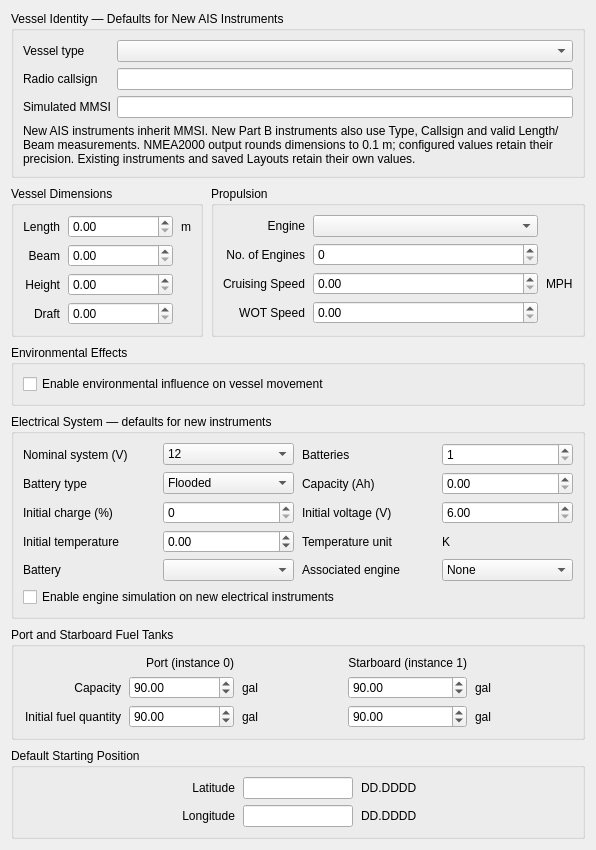
<widget class="QWidget" name="vesselScrollContents">
      <layout class="QVBoxLayout" name="vesselGroupsLayout">
       <property name="spacing">
        <number>8</number>
       </property>
       <item>
        <widget class="QGroupBox" name="vesselIdentityGroup">
         <property name="title"><string>Vessel Identity — Defaults for New AIS Instruments</string></property>
         <layout class="QFormLayout" name="vesselIdentityLayout">
          <item row="0" column="0"><widget class="QLabel" name="labelVesselType"><property name="text"><string>Vessel type</string></property><property name="buddy"><cstring>vesselType</cstring></property></widget></item>
          <item row="0" column="1"><widget class="QComboBox" name="vesselType"/></item>
          <item row="1" column="0"><widget class="QLabel" name="labelRadioCallsign"><property name="text"><string>Radio callsign</string></property><property name="buddy"><cstring>radioCallsign</cstring></property></widget></item>
          <item row="1" column="1"><widget class="QLineEdit" name="radioCallsign"/></item>
          <item row="2" column="0"><widget class="QLabel" name="labelVesselMmsi"><property name="text"><string>Simulated MMSI</string></property><property name="buddy"><cstring>vesselMmsi</cstring></property></widget></item>
          <item row="2" column="1"><widget class="QLineEdit" name="vesselMmsi"/></item>
          <item row="3" column="0" colspan="2"><widget class="QLabel" name="aisDefaultsNotice"><property name="text"><string>New AIS instruments inherit MMSI. New Part B instruments also use Type, Callsign and valid Length/Beam measurements. NMEA2000 output rounds dimensions to 0.1 m; configured values retain their precision. Existing instruments and saved Layouts retain their own values.</string></property><property name="wordWrap"><bool>true</bool></property></widget></item>
         </layout>
        </widget>
       </item>
       <item>
        <layout class="QHBoxLayout" name="vesselTopGroups">
         <item>
          <widget class="QGroupBox" name="vesselDimensionsGroup">
           <property name="title">
            <string>Vessel Dimensions</string>
           </property>
           <layout class="QGridLayout" name="vesselDimensionsGroupLayout">
            <property name="horizontalSpacing"><number>8</number></property>
            <property name="verticalSpacing"><number>6</number></property>
            <item row="0" column="0">
             <widget class="QLabel" name="labelLength">
              <property name="text">
               <string>Length</string>
              </property>
              <property name="alignment">
               <set>Qt::AlignmentFlag::AlignRight|Qt::AlignmentFlag::AlignTrailing|Qt::AlignmentFlag::AlignVCenter</set>
              </property>
             </widget>
            </item>
            <item row="0" column="1">
             <widget class="VesselValueSpinBox" name="doubleSpinBoxLength">
              <property name="minimumSize">
               <size>
                <width>105</width>
                <height>0</height>
               </size>
              </property>
              <property name="maximum">
               <double>1000000000.000000000000</double>
              </property>
             </widget>
            </item>
            <item row="1" column="0">
             <widget class="QLabel" name="labelBeam">
              <property name="text">
               <string>Beam</string>
              </property>
              <property name="alignment">
               <set>Qt::AlignmentFlag::AlignRight|Qt::AlignmentFlag::AlignTrailing|Qt::AlignmentFlag::AlignVCenter</set>
              </property>
             </widget>
            </item>
            <item row="1" column="1">
             <widget class="VesselValueSpinBox" name="doubleSpinBoxBeam">
              <property name="minimumSize">
               <size>
                <width>105</width>
                <height>0</height>
               </size>
              </property>
              <property name="maximum">
               <double>1000000000.000000000000</double>
              </property>
             </widget>
            </item>
            <item row="2" column="0">
             <widget class="QLabel" name="labelHeight">
              <property name="text">
               <string>Height</string>
              </property>
              <property name="alignment">
               <set>Qt::AlignmentFlag::AlignRight|Qt::AlignmentFlag::AlignTrailing|Qt::AlignmentFlag::AlignVCenter</set>
              </property>
             </widget>
            </item>
            <item row="2" column="1">
             <widget class="VesselValueSpinBox" name="doubleSpinBoxHeight">
              <property name="minimumSize">
               <size>
                <width>105</width>
                <height>0</height>
               </size>
              </property>
              <property name="maximum">
               <double>1000000000.000000000000</double>
              </property>
             </widget>
            </item>
            <item row="3" column="0">
             <widget class="QLabel" name="labelHeight_2">
              <property name="text">
               <string>Draft</string>
              </property>
              <property name="alignment">
               <set>Qt::AlignmentFlag::AlignRight|Qt::AlignmentFlag::AlignTrailing|Qt::AlignmentFlag::AlignVCenter</set>
              </property>
             </widget>
            </item>
            <item row="3" column="1">
             <widget class="VesselValueSpinBox" name="doubleSpinBoxDraft">
              <property name="minimumSize">
               <size>
                <width>105</width>
                <height>0</height>
               </size>
              </property>
              <property name="maximum">
               <double>1000000000.000000000000</double>
              </property>
             </widget>
            </item>
            <item row="0" column="2">
             <widget class="QLabel" name="labelUnitsLBHD">
              <property name="text">
               <string>m</string>
              </property>
             </widget>
            </item>
           </layout>
          </widget>
         </item>
         <item>
          <widget class="QGroupBox" name="vesselPropulsionGroup">
           <property name="title">
            <string>Propulsion</string>
           </property>
           <layout class="QGridLayout" name="vesselPropulsionGroupLayout">
            <property name="horizontalSpacing"><number>8</number></property>
            <property name="verticalSpacing"><number>6</number></property>
            <item row="0" column="0">
             <widget class="QLabel" name="labelVesselEngine">
              <property name="text">
               <string>Engine</string>
              </property>
              <property name="alignment">
               <set>Qt::AlignmentFlag::AlignRight|Qt::AlignmentFlag::AlignTrailing|Qt::AlignmentFlag::AlignVCenter</set>
              </property>
             </widget>
            </item>
            <item row="0" column="1">
             <widget class="QComboBox" name="comboBoxVesselEngine">
              <property name="minimumSize">
               <size>
                <width>225</width>
                <height>0</height>
               </size>
              </property>
              <property name="maximumSize">
               <size>
                <width>225</width>
                <height>16777215</height>
               </size>
              </property>
             </widget>
            </item>
            <item row="1" column="0">
             <widget class="QLabel" name="labelVesselNumerEngines">
              <property name="text">
               <string>No. of Engines</string>
              </property>
              <property name="alignment">
               <set>Qt::AlignmentFlag::AlignRight|Qt::AlignmentFlag::AlignTrailing|Qt::AlignmentFlag::AlignVCenter</set>
              </property>
             </widget>
            </item>
            <item row="1" column="1">
             <widget class="QSpinBox" name="spinBoxVesselNumEngines">
              <property name="minimumSize">
               <size>
                <width>50</width>
                <height>0</height>
               </size>
              </property>
              <property name="maximum">
               <number>8</number>
              </property>
             </widget>
            </item>
            <item row="2" column="0">
             <widget class="QLabel" name="labelVesselCrusingSpeed">
              <property name="text">
               <string>Cruising Speed</string>
              </property>
              <property name="alignment">
               <set>Qt::AlignmentFlag::AlignRight|Qt::AlignmentFlag::AlignTrailing|Qt::AlignmentFlag::AlignVCenter</set>
              </property>
             </widget>
            </item>
            <item row="2" column="1">
             <widget class="VesselValueSpinBox" name="doubleSpinBoxCrusingSpeed">
              <property name="singleStep">
               <double>1.000000000000000</double>
              </property>
              <property name="minimumSize">
               <size>
                <width>105</width>
                <height>0</height>
               </size>
              </property>
              <property name="maximum">
               <double>1000000000.000000000000</double>
              </property>
             </widget>
            </item>
            <item row="3" column="0">
             <widget class="QLabel" name="labelVesselWotSpeed">
              <property name="text">
               <string>WOT Speed</string>
              </property>
              <property name="alignment">
               <set>Qt::AlignmentFlag::AlignRight|Qt::AlignmentFlag::AlignTrailing|Qt::AlignmentFlag::AlignVCenter</set>
              </property>
             </widget>
            </item>
            <item row="3" column="1">
             <widget class="VesselValueSpinBox" name="doubleSpinBoxWotSpeed">
              <property name="singleStep">
               <double>1.000000000000000</double>
              </property>
              <property name="minimumSize">
               <size>
                <width>105</width>
                <height>0</height>
               </size>
              </property>
              <property name="maximum">
               <double>1000000000.000000000000</double>
              </property>
             </widget>
            </item>
            <item row="2" column="2">
             <widget class="QLabel" name="labelUnitsWotSpeed">
              <property name="text">
               <string>MPH</string>
              </property>
             </widget>
            </item>
           </layout>
          </widget>
         </item>
        </layout>
       </item>
       <item>
        <widget class="QGroupBox" name="environmentalEffectsGroup">
          <property name="title"><string>Environmental Effects</string></property>
          <layout class="QVBoxLayout" name="environmentalEffectsLayout">
           <item><widget class="QCheckBox" name="environmentalInfluence">
            <property name="text"><string>Enable environmental influence on vessel movement</string></property>
            <property name="toolTip"><string>Optional representative wind drift and wave attitude. Uses valid Weather Generator measurements; does not start movement or Sending. Water current and wind-induced yaw are not simulated.</string></property>
           </widget></item>
          </layout>
         </widget>
        </item>
        <item>
         <widget class="QGroupBox" name="vesselElectricalGroup">
         <property name="title">
          <string>Electrical System — defaults for new instruments</string>
         </property>
         <layout class="QGridLayout" name="vesselElectricalLayout">
          <property name="horizontalSpacing">
           <number>8</number>
          </property>
          <property name="verticalSpacing">
           <number>6</number>
          </property>
          <item row="0" column="0">
           <widget class="QLabel" name="electricalLabel0a">
            <property name="text">
             <string>Nominal system (V)</string>
            </property>
           </widget>
          </item>
          <item row="0" column="1">
           <widget class="QComboBox" name="electricalNominal">
            <item>
             <property name="text">
              <string>12</string>
             </property>
            </item>
            <item>
             <property name="text">
              <string>24</string>
             </property>
            </item>
           </widget>
          </item>
          <item row="0" column="2">
           <widget class="QLabel" name="electricalLabel0b">
            <property name="text">
             <string>Batteries</string>
            </property>
           </widget>
          </item>
          <item row="0" column="3">
           <widget class="QSpinBox" name="electricalCount">
            <property name="minimum">
             <number>1</number>
            </property>
            <property name="maximum">
             <number>8</number>
            </property>
           </widget>
          </item>
          <item row="1" column="0">
           <widget class="QLabel" name="electricalLabel1a">
            <property name="text">
             <string>Battery type</string>
            </property>
           </widget>
          </item>
          <item row="1" column="1">
           <widget class="QComboBox" name="electricalType">
            <item>
             <property name="text">
              <string>Flooded</string>
             </property>
            </item>
            <item>
             <property name="text">
              <string>Gel</string>
             </property>
            </item>
            <item>
             <property name="text">
              <string>AGM</string>
             </property>
            </item>
           </widget>
          </item>
          <item row="1" column="2">
           <widget class="QLabel" name="electricalLabel1b">
            <property name="text">
             <string>Capacity (Ah)</string>
            </property>
           </widget>
          </item>
          <item row="1" column="3">
           <widget class="VesselValueSpinBox" name="electricalCapacity">
            <property name="minimum">
             <number>0</number>
            </property>
            <property name="maximum">
             <number>10000</number>
            </property>
           </widget>
          </item>
          <item row="2" column="0">
           <widget class="QLabel" name="electricalLabel2a">
            <property name="text">
             <string>Initial charge (%)</string>
            </property>
           </widget>
          </item>
          <item row="2" column="1">
           <widget class="QSpinBox" name="electricalSoc">
            <property name="minimum">
             <number>0</number>
            </property>
            <property name="maximum">
             <number>100</number>
            </property>
           </widget>
          </item>
          <item row="2" column="2">
           <widget class="QLabel" name="electricalLabel2b">
            <property name="text">
             <string>Initial voltage (V)</string>
            </property>
           </widget>
          </item>
          <item row="2" column="3">
           <widget class="VesselValueSpinBox" name="electricalVoltage">
            <property name="minimum">
             <number>6</number>
            </property>
            <property name="maximum">
             <number>32</number>
            </property>
           </widget>
          </item>
          <item row="3" column="0">
           <widget class="QLabel" name="electricalLabel3a">
            <property name="text">
             <string>Initial temperature</string>
            </property>
           </widget>
          </item>
          <item row="3" column="1">
           <widget class="VesselValueSpinBox" name="electricalTemperature">
            <property name="minimum">
             <number>-100</number>
            </property>
            <property name="maximum">
             <number>523</number>
            </property>
           </widget>
          </item>
          <item row="3" column="2">
           <widget class="QLabel" name="electricalLabel3b">
            <property name="text">
             <string>Temperature unit</string>
            </property>
           </widget>
          </item>
          <item row="3" column="3">
           <widget class="QLabel" name="electricalTemperatureUnit">
            <property name="text">
             <string>K</string>
            </property>
           </widget>
          </item>
          <item row="4" column="0">
           <widget class="QLabel" name="electricalLabel4a">
            <property name="text">
             <string>Battery</string>
            </property>
           </widget>
          </item>
          <item row="4" column="1">
           <widget class="QComboBox" name="electricalBattery"/>
          </item>
          <item row="4" column="2">
           <widget class="QLabel" name="electricalLabel4b">
            <property name="text">
             <string>Associated engine</string>
            </property>
           </widget>
          </item>
          <item row="4" column="3">
           <widget class="QComboBox" name="electricalEngine">
            <item>
             <property name="text">
              <string>None</string>
             </property>
            </item>
            <item>
             <property name="text">
              <string>1</string>
             </property>
            </item>
            <item>
             <property name="text">
              <string>2</string>
             </property>
            </item>
            <item>
             <property name="text">
              <string>3</string>
             </property>
            </item>
            <item>
             <property name="text">
              <string>4</string>
             </property>
            </item>
            <item>
             <property name="text">
              <string>5</string>
             </property>
            </item>
            <item>
             <property name="text">
              <string>6</string>
             </property>
            </item>
            <item>
             <property name="text">
              <string>7</string>
             </property>
            </item>
            <item>
             <property name="text">
              <string>8</string>
             </property>
            </item>
           </widget>
          </item>
          <item row="5" column="0" colspan="4">
           <widget class="QCheckBox" name="electricalSimulate">
            <property name="text">
             <string>Enable engine simulation on new electrical instruments</string>
            </property>
            <property name="toolTip">
             <string>Manual edits pause simulation. Existing Layout measurements are preserved. Battery type is a configuration choice; this is not a chemistry model.</string>
            </property>
           </widget>
          </item>
         </layout>
        </widget>
       </item>
       <item>
        <widget class="QGroupBox" name="vesselFuelTanksGroup">
         <property name="title">
          <string>Port and Starboard Fuel Tanks</string>
         </property>
         <layout class="QGridLayout" name="vesselFuelTanksGroupLayout">
          <property name="horizontalSpacing"><number>8</number></property>
          <property name="verticalSpacing"><number>6</number></property>
          <item row="0" column="1">
           <widget class="QLabel" name="labelPortFuelTankSize">
            <property name="text">
             <string>Port (instance 0)</string>
            </property>
            <property name="alignment">
             <set>Qt::AlignmentFlag::AlignRight|Qt::AlignmentFlag::AlignTrailing|Qt::AlignmentFlag::AlignVCenter</set>
            </property>
           </widget>
          </item>
          <item row="0" column="3">
           <widget class="QLabel" name="labelStarboardFuelTankSize">
            <property name="text">
             <string>Starboard (instance 1)</string>
            </property>
            <property name="alignment">
             <set>Qt::AlignmentFlag::AlignRight|Qt::AlignmentFlag::AlignTrailing|Qt::AlignmentFlag::AlignVCenter</set>
            </property>
           </widget>
          </item>
          <item row="1" column="0">
           <widget class="QLabel" name="labelPortFuelLevel">
            <property name="text">
             <string>Capacity</string>
            </property>
            <property name="alignment">
             <set>Qt::AlignmentFlag::AlignRight|Qt::AlignmentFlag::AlignTrailing|Qt::AlignmentFlag::AlignVCenter</set>
            </property>
           </widget>
          </item>
          <item row="2" column="0">
           <widget class="QLabel" name="labelStarboardFuelLevel">
            <property name="text">
             <string>Initial fuel quantity</string>
            </property>
            <property name="alignment">
             <set>Qt::AlignmentFlag::AlignRight|Qt::AlignmentFlag::AlignTrailing|Qt::AlignmentFlag::AlignVCenter</set>
            </property>
           </widget>
          </item>
          <item row="1" column="1">
           <widget class="VesselValueSpinBox" name="spinBoxPortFuelTankSize">
            <property name="toolTip">
             <string>&lt;html&gt;&lt;head/&gt;&lt;body&gt;&lt;p&gt;Port (Engine 1) fuel tank size.&lt;/p&gt;&lt;/body&gt;&lt;/html&gt;</string>
            </property>
            <property name="singleStep">
             <double>1</double>
            </property>
            <property name="value">
             <double>90</double>
            </property>
            <property name="minimumSize">
             <size>
              <width>105</width>
              <height>0</height>
             </size>
            </property>
            <property name="maximum">
             <double>1000000000.000000000000</double>
            </property>
           </widget>
          </item>
          <item row="1" column="2">
           <widget class="QLabel" name="labelUnitsPortFuelTank">
            <property name="text">
             <string>gal</string>
            </property>
           </widget>
          </item>
          <item row="1" column="3">
           <widget class="VesselValueSpinBox" name="spinBoxStarboardFuelTankSize">
            <property name="toolTip">
             <string>&lt;html&gt;&lt;head/&gt;&lt;body&gt;&lt;p&gt;Port (Engine 1) fuel tank size.&lt;/p&gt;&lt;/body&gt;&lt;/html&gt;</string>
            </property>
            <property name="singleStep">
             <double>1</double>
            </property>
            <property name="value">
             <double>90</double>
            </property>
            <property name="minimumSize">
             <size>
              <width>105</width>
              <height>0</height>
             </size>
            </property>
            <property name="maximum">
             <double>1000000000.000000000000</double>
            </property>
           </widget>
          </item>
          <item row="1" column="4">
           <widget class="QLabel" name="labelUnitsStarboardFuelTank">
            <property name="text">
             <string>gal</string>
            </property>
           </widget>
          </item>
          <item row="2" column="1">
           <widget class="VesselValueSpinBox" name="spinBoxPortFuelLevel">
            <property name="toolTip">
             <string>&lt;html&gt;&lt;head/&gt;&lt;body&gt;&lt;p&gt;Fuel level in Port (Engine 1) fuel tank. This value is used by vessel trip manager and dynamically updated while enging is running. Manually edit this value when fuel is added to the tank.&lt;/p&gt;&lt;/body&gt;&lt;/html&gt;</string>
            </property>
            <property name="singleStep">
             <double>1</double>
            </property>
            <property name="value">
             <double>90</double>
            </property>
            <property name="minimumSize">
             <size>
              <width>105</width>
              <height>0</height>
             </size>
            </property>
            <property name="maximum">
             <double>1000000000.000000000000</double>
            </property>
           </widget>
          </item>
          <item row="2" column="2">
           <widget class="QLabel" name="labelUnitsPortFuelLevel">
            <property name="text">
             <string>gal</string>
            </property>
           </widget>
          </item>
          <item row="2" column="3">
           <widget class="VesselValueSpinBox" name="spinBoxStarboardFuelLevel">
            <property name="toolTip">
             <string>&lt;html&gt;&lt;head/&gt;&lt;body&gt;&lt;p&gt;Fuel level in Port (Engine 1) fuel tank. This value is used by vessel trip manager and dynamically updated while enging is running. Manually edit this value when fuel is added to the tank.&lt;/p&gt;&lt;/body&gt;&lt;/html&gt;</string>
            </property>
            <property name="singleStep">
             <double>1</double>
            </property>
            <property name="value">
             <double>90</double>
            </property>
            <property name="minimumSize">
             <size>
              <width>105</width>
              <height>0</height>
             </size>
            </property>
            <property name="maximum">
             <double>1000000000.000000000000</double>
            </property>
           </widget>
          </item>
          <item row="2" column="4">
           <widget class="QLabel" name="labelUnitsStarboardFuelLevel">
            <property name="text">
             <string>gal</string>
            </property>
           </widget>
          </item>
         </layout>
        </widget>
       </item>
       <item>
        <widget class="QGroupBox" name="vesselStartingPositionGroup">
         <property name="title">
          <string>Default Starting Position</string>
         </property>
         <layout class="QGridLayout" name="vesselStartingPositionGroupLayout">
          <property name="horizontalSpacing"><number>8</number></property>
          <property name="verticalSpacing"><number>6</number></property>
          <item row="0" column="0">
           <widget class="QLabel" name="labelDefaultLatitude">
            <property name="text">
             <string>Latitude</string>
            </property>
            <property name="alignment">
             <set>Qt::AlignmentFlag::AlignRight|Qt::AlignmentFlag::AlignTrailing|Qt::AlignmentFlag::AlignVCenter</set>
            </property>
           </widget>
          </item>
          <item row="0" column="1">
           <widget class="QLineEdit" name="lineEditDefaultLatitude">
            <property name="minimumSize">
             <size>
              <width>110</width>
              <height>0</height>
             </size>
            </property>
            <property name="maximumSize">
             <size>
              <width>110</width>
              <height>16777215</height>
             </size>
            </property>
           </widget>
          </item>
          <item row="0" column="2">
           <widget class="QLabel" name="labelUnitsDefaultLatitude">
            <property name="text">
             <string>DD.DDDD</string>
            </property>
           </widget>
          </item>
          <item row="1" column="0">
           <widget class="QLabel" name="labelDefaultLongitude">
            <property name="text">
             <string>Longitude</string>
            </property>
            <property name="alignment">
             <set>Qt::AlignmentFlag::AlignRight|Qt::AlignmentFlag::AlignTrailing|Qt::AlignmentFlag::AlignVCenter</set>
            </property>
           </widget>
          </item>
          <item row="1" column="1">
           <widget class="QLineEdit" name="lineEditDefaultLongitude">
            <property name="minimumSize">
             <size>
              <width>110</width>
              <height>0</height>
             </size>
            </property>
            <property name="maximumSize">
             <size>
              <width>110</width>
              <height>16777215</height>
             </size>
            </property>
           </widget>
          </item>
          <item row="1" column="2">
           <widget class="QLabel" name="labelUnitsDefaultLongitude">
            <property name="text">
             <string>DD.DDDD</string>
            </property>
           </widget>
          </item>
         </layout>
        </widget>
       </item>
      </layout>
</widget>
